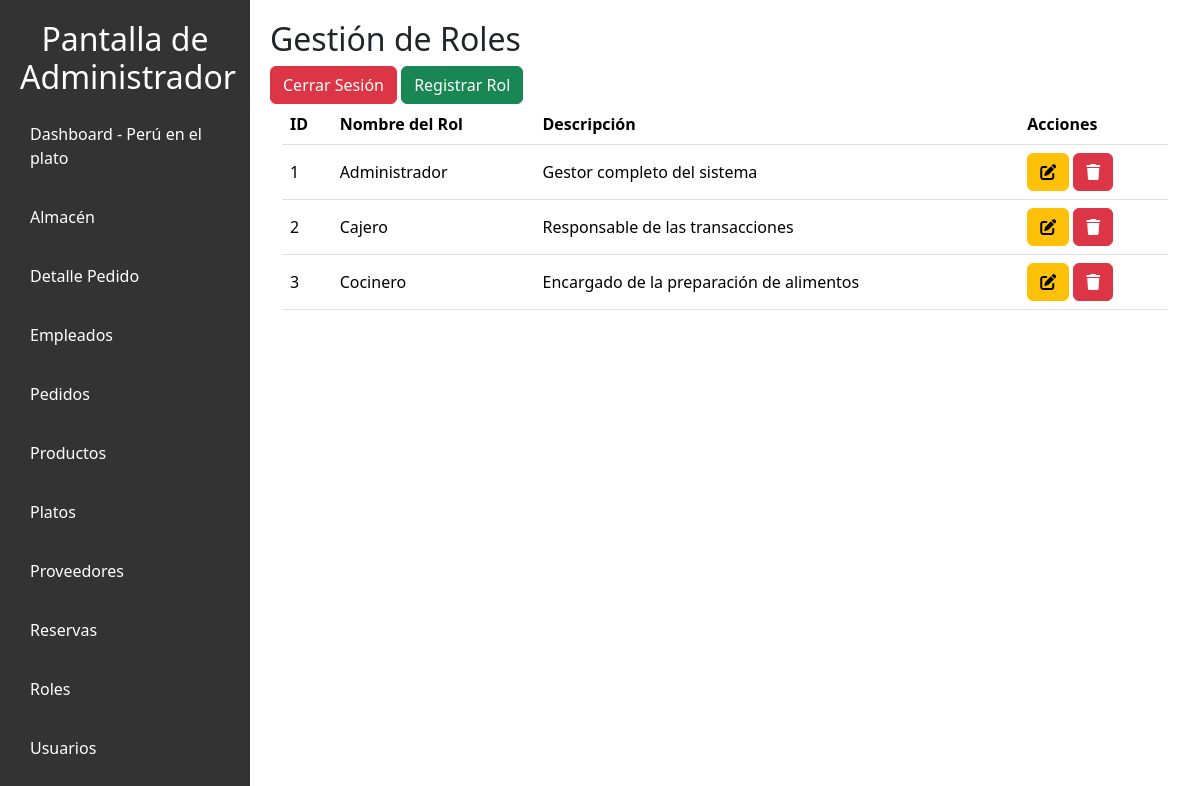
/vista/roles.php, run on an earlier commit of the app's database.
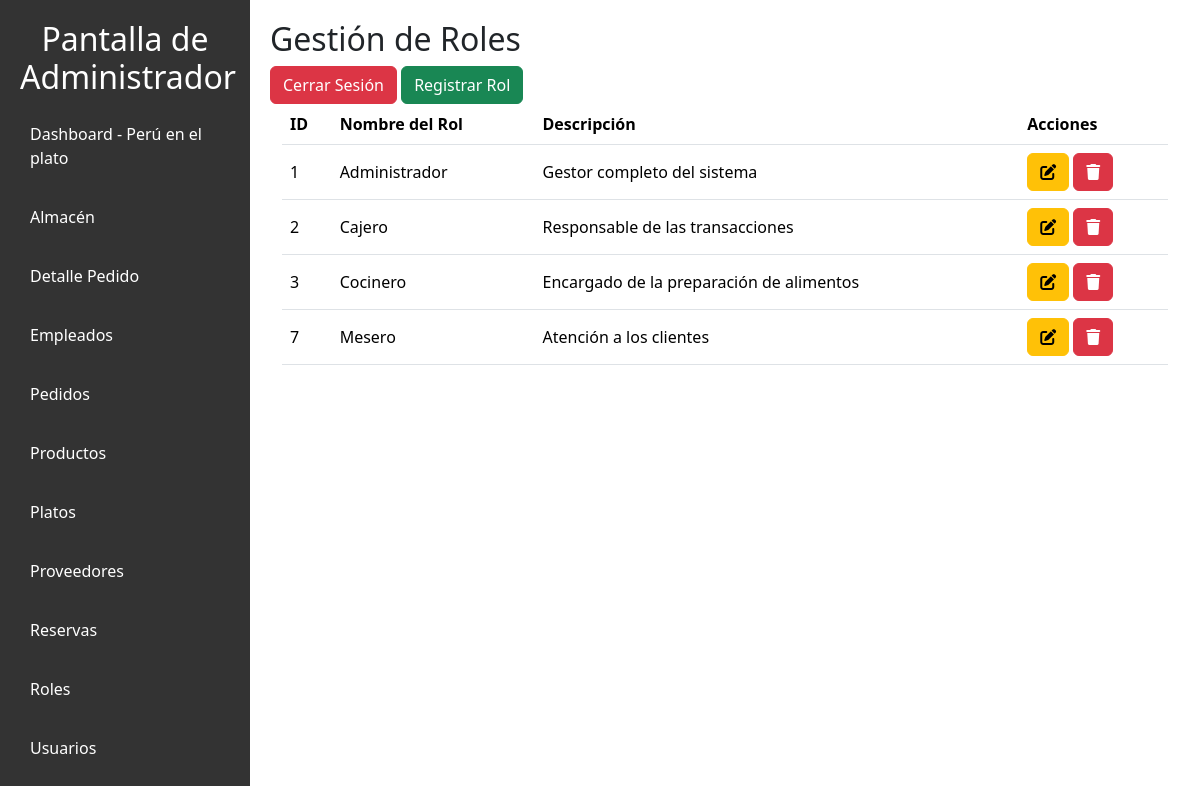
And on a later commit of the database.
### tables this page shows
CREATE TABLE `roles` (
  `id_rol` int(11) NOT NULL,
  `nombre_rol` varchar(50) DEFAULT NULL,
  `descripcion` varchar(255) DEFAULT NULL
);

### MODELO/rol.php (called while the page is built, shortened)
<?php
class Rol {
    private $conexion;
    public function __construct($conexion) {
        $this->conexion = $conexion;
    }
    public function obtenerRoles() {
        $sql = "SELECT * FROM roles";
        return $this->conexion->query($sql);
    }
}
?>

### vista/roles.php (the view, shortened to what this page needs)
<?php
require_once "../config/conexion.php";
require_once "../modelo/rol.php";
$rolModelo = new Rol($conexion);
$roles = $rolModelo->obtenerRoles();
?>
<!DOCTYPE html>
<html lang="en">
<head>
    <link rel="stylesheet" href="../public/styles/admi.css">
    <link rel="stylesheet" href="../public/styles/tablas.css">
    <link href="https://cdn.jsdelivr.net/npm/bootstrap@5.3.3/dist/css/bootstrap.min.css" rel="stylesheet">
</head>
<body>
    <nav class="sidebar">
        <h2>Pantalla de Administrador</h2>
        <ul>
            <li><a href="../vista/admin_dashboard.php">Dashboard - Perú en el plato</a></li>
            <li><a href="../vista/almacen.php">Almacén</a></li>
            <li><a href="../vista/detalle_pedido.php">Detalle Pedido</a></li>
            <li><a href="../vista/empleados.php">Empleados</a></li>
            <li><a href="../vista/pedidos.php">Pedidos</a></li>
            <li><a href="../vista/productos.php">Productos</a></li>
            <li><a href="../vista/platos.php">Platos</a></li>
            <li><a href="../vista/proveedores.php">Proveedores</a></li>
            <li><a href="../vista/reservas.php">Reservas</a></li>
            <li><a href="../vista/roles.php">Roles</a></li>
            <li><a href="../vista/usuario.php">Usuarios</a></li>
        </ul>
    </nav>
    <div class="main-content">
        <h2>Gestión de Roles</h2>
        <a href="../controlador/logout.php" class="btn btn-danger">Cerrar Sesión</a>
        <button type="button" class="btn btn-success" data-bs-toggle="modal" data-bs-target="#registroModal">Registrar Rol</button>
        <div class="container-fluid">
            <table class="table">
                <thead class="bg-info">
                    <tr>
                        <th>ID</th>
                        <th>Nombre del Rol</th>
                        <th>Descripción</th>
                        <th>Acciones</th>
                </thead>
                <tbody>
                    <?php while ($rol = $roles->fetch_assoc()): ?>
                        <tr>
                            <td><?= $rol['id_rol'] ?></td>
                            <td><?= $rol['nombre_rol'] ?></td>
                            <td><?= $rol['descripcion'] ?></td>
                            <td>
                                <button type="button" class="btn btn-warning" data-bs-toggle="modal" data-bs-target="#modificarModal<?= $rol['id_rol'] ?>"><i class="fa-solid fa-pen-to-square"></i>
                                </button>
                                <a href="../controlador/CRUDrol.php?accion=eliminar&id=<?= $rol['id_rol'] ?>" class="btn btn-danger" onclick="return confirm('¿Estás seguro de eliminar este rol?');"><i class="fa-solid fa-trash"></i></a>
                            </td>
                        </tr>
                    <?php endwhile; ?>
                </tbody>
            </table>
        </div>
    </div>
</body>
</html>

What changed in the data, as far as the page shows it:
added roles: id_rol "7", nombre_rol "Mesero", descripcion "Atención a los clientes"
